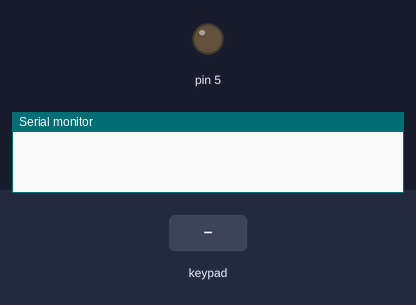
Bench run of a sketch on a simulated Arduino Uno, built with avr-gcc and run on an emulated ATmega328P. Parts: output pins drawn as LEDs (lit = HIGH), the last lines printed to the serial monitor. Inputs (shaded band) come from the test bench.

Above: at 1.2 s.
1.3 s: keypad keys 1 3 1 2 1 1 1 0 pressed 0.4 s apart
At 2.5 s:
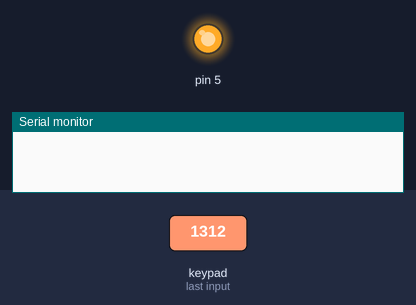
6.0 s: key '1' pressed
At 7.2 s:
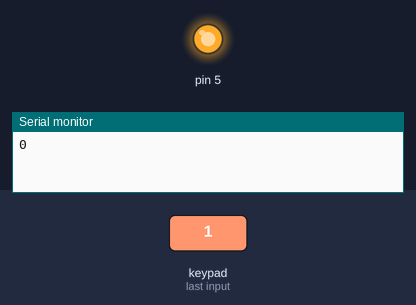
7.5 s: key '0' pressed
At 8.7 s:
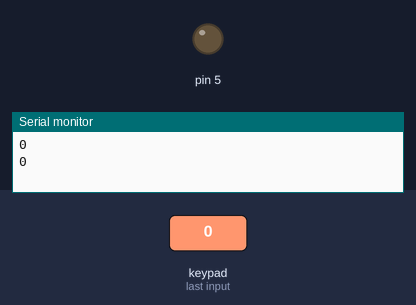
Timing chart, 0 to 10.5 s (numbered marks = the images above; inputs shaded):
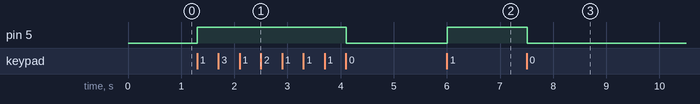

Measured:
- after the input at 1.3 s, pin 5: LOW → HIGH at once, → LOW 2.8 s later
- after the input at 6.0 s, pin 5: LOW → HIGH at once
- after the input at 7.5 s, pin 5: HIGH → LOW at once

The sketch:

keypad_lamb.ino
```cpp
#include <Key.h>
#include <Keypad.h>

const byte rows=4;
const byte cols=4;
char keys[rows] [cols]={

  {'1','2','3','A'},
  {'4','5','6','B'},
  {'7','8','9','C'},
  {'*','0','#','D'}
};

byte rowPins[rows]={13,12,11,10};
byte colPins[cols]={9,8,7,6};
Keypad FKeypad = Keypad (makeKeymap (keys) , rowPins,
colPins,rows,cols);
void setup(){
Serial.begin(9600);
pinMode(5,OUTPUT);
}
void loop (){
  char B_Key = FKeypad.getKey();
  if (B_Key=='1'){
    digitalWrite(5,HIGH);
  }
  else if (B_Key=='0'){
    Serial.println(B_Key);
    digitalWrite(5,LOW);
  }


  }/*else{
    //Serial.println(B_Key);
    end;
  }*/
```
